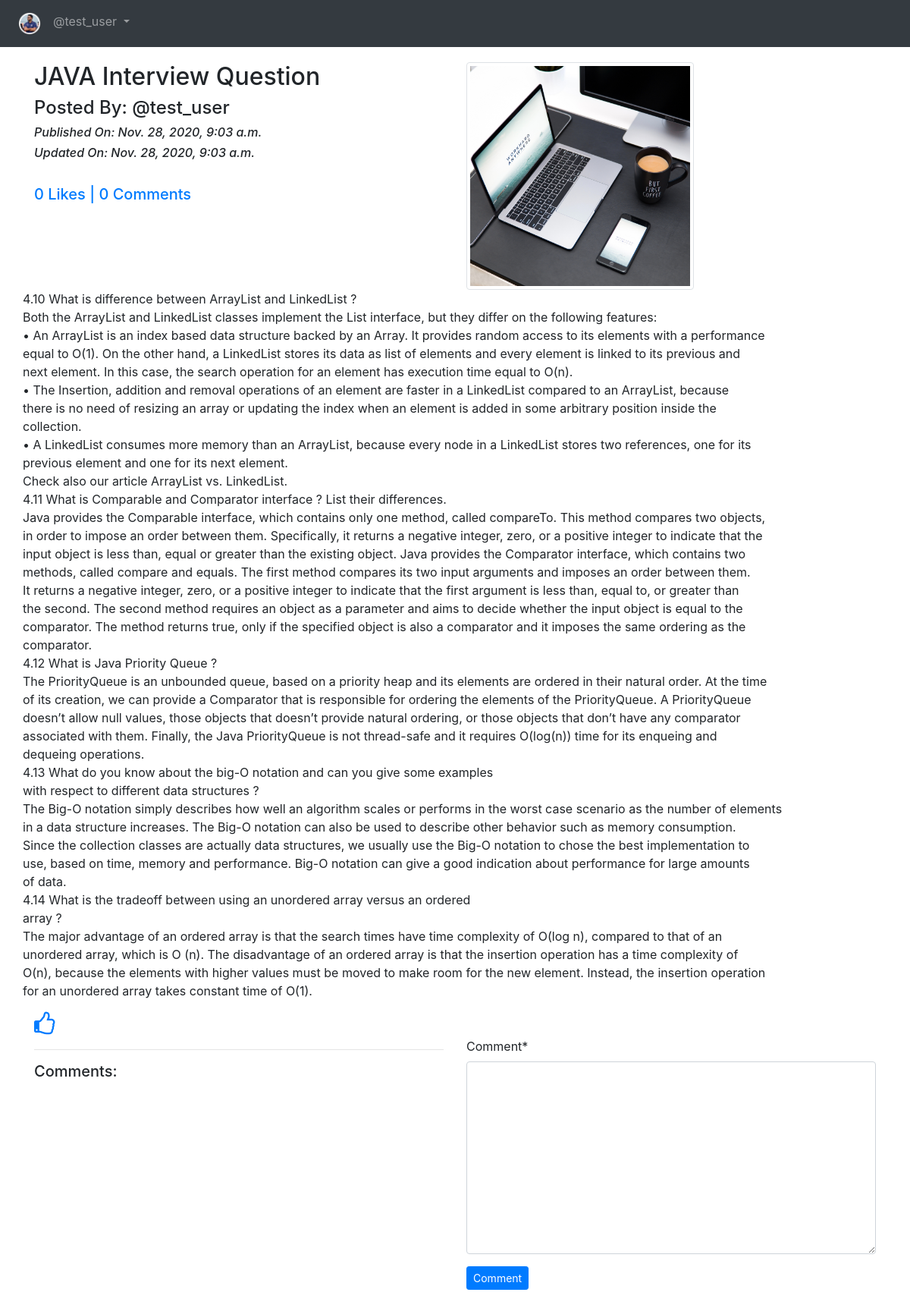
The page /blog/details/JAVA-Interview-Question-6c44e04e-ede5-459f-adc1-c65823e20150 (signed in) on the database as committed earlier.
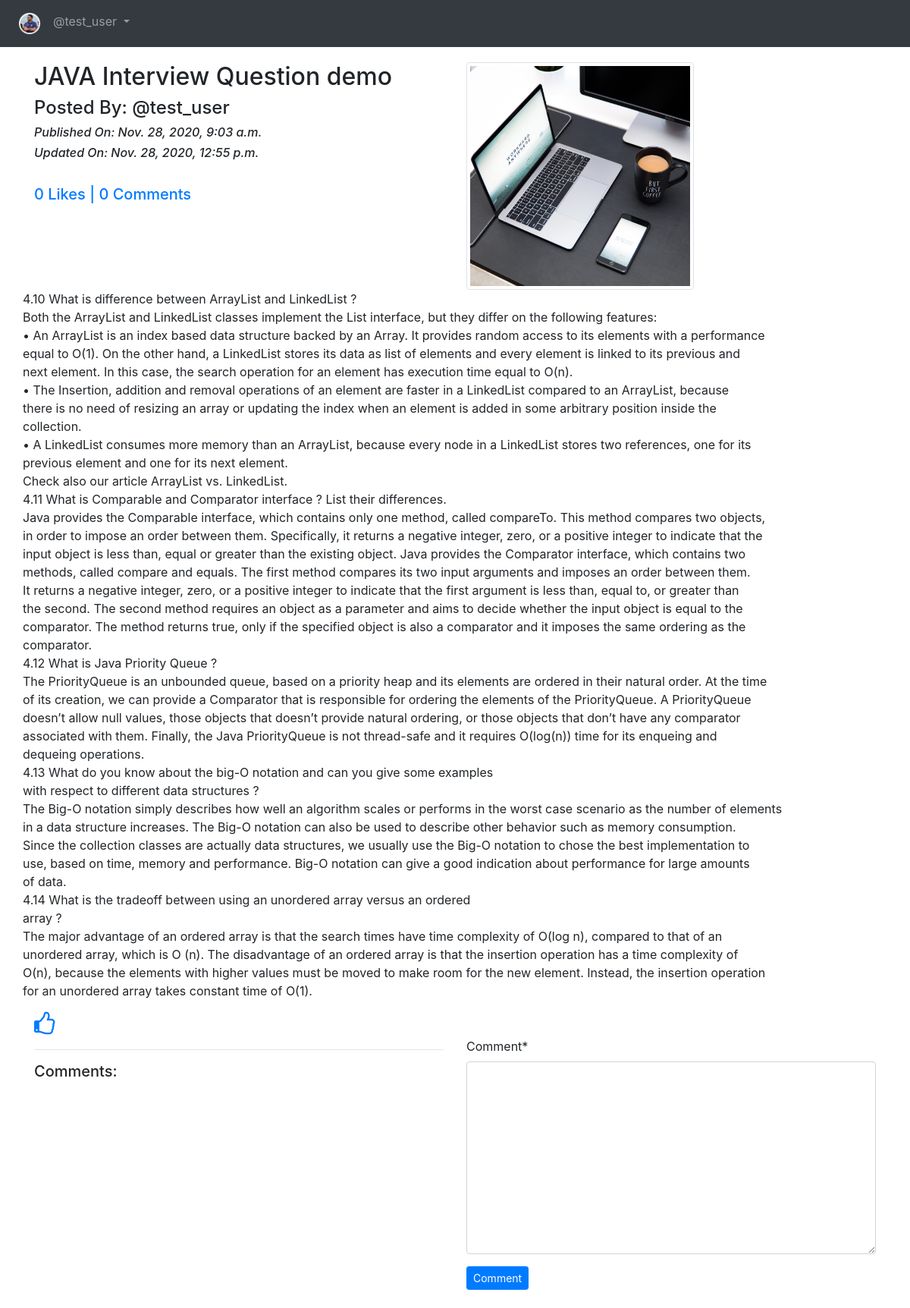
The same page on the database as committed later.
### App_Blog/models.py (models this page shows, shortened)
class Blog(models.Model):
    author = models.ForeignKey(User, on_delete=models.CASCADE, related_name='post_author')
    blog_title = models.CharField(max_length=264, verbose_name="Put a Title")   # verbose = Label
    slug = models.SlugField(max_length=264, unique=True)
    blog_content = models.TextField(verbose_name="What is on Your Mind?")
    blog_image = models.ImageField(upload_to='blog_images', verbose_name="Image")
    publish_date = models.DateTimeField(auto_now_add=True)
    update_date = models.DateTimeField(auto_now=True)
    class Meta:
        ordering = ['-publish_date',]

### App_Blog/views.py (the view, shortened to what this page needs)
# urls.py: path('details/<slug:slug>', views.blog_details, name='blog_details'),
@login_required
def blog_details(request, slug):
    blog = Blog.objects.get(slug=slug)
    comment_form = CommentForm()
    already_liked = Likes.objects.filter(blog=blog, user= request.user)
    if already_liked:
        liked = True
    else:
        liked = False
    return render(request, 'App_Blog/blog_details.html', context={'blog':blog, 'comment_form':comment_form,  'liked':liked })

### App_Blog/forms.py
class CommentForm(forms.ModelForm):
    class Meta:
        model = Comment
        fields = ('comment',)

### templates/App_Blog/blog_details.html (shortened to what this page needs)
{% extends 'base.html' %}
{% load crispy_forms_tags %}
{% block body_block %}
<div class="row">
  <div class="col-sm-6">
    <h2>{{ blog.blog_title }}</h2>
    <h4>Posted By: @{{ blog.author }}</h4>
    <i>
      <h6>Published On: {{ blog.publish_date }}</h6>
    </i>
    <i>
      <h6>Updated On: {{ blog.update_date }}</h6>
    </i>
    <br><h5 class="text-primary">{{blog.liked_blog.count}} Likes | {{blog.blog_comment.count}} Comments</h5>
  </div>
  <div class="col-sm-6">
    <img src="/media/{{blog.blog_image}}" class="img-thumbnail" width="300px">
  </div>
  <p>
    {{ blog.blog_content|linebreaks }}
  </p>
</div>
{% if not liked %}
<a href="{% url 'App_Blog:liked_post' pk=blog.pk %}">
  <i class="fa fa-thumbs-o-up fa-2x" aria-hidden="true"></i>
</a>
{% else %}
<a href="{% url 'App_Blog:unliked_post' pk=blog.pk %}">
  <i class="fa fa-thumbs-o-down fa-2x" aria-hidden="true"></i>
</a>
{% endif %}
<div class="row">
  <div class="col-sm-6">
    <hr>
    <h5>Comments:</h5>
  </div>
  <div class="col-sm-6">
    <form method="POST">
      {{ comment_form|crispy }}
      <button type="submit" class="btn btn-primary btn-sm">Comment</button>
    </form>
  </div>
</div>
<br>
{% endblock %}

Rows that differ between the two databases and show on the page:
changed Blog "test_user": blog_title "JAVA Interview Question" → "JAVA Interview Question demo"; update_date "Nov. 28, 2020, 9:03 a.m." → "Nov. 28, 2020, 12:55 p.m."
